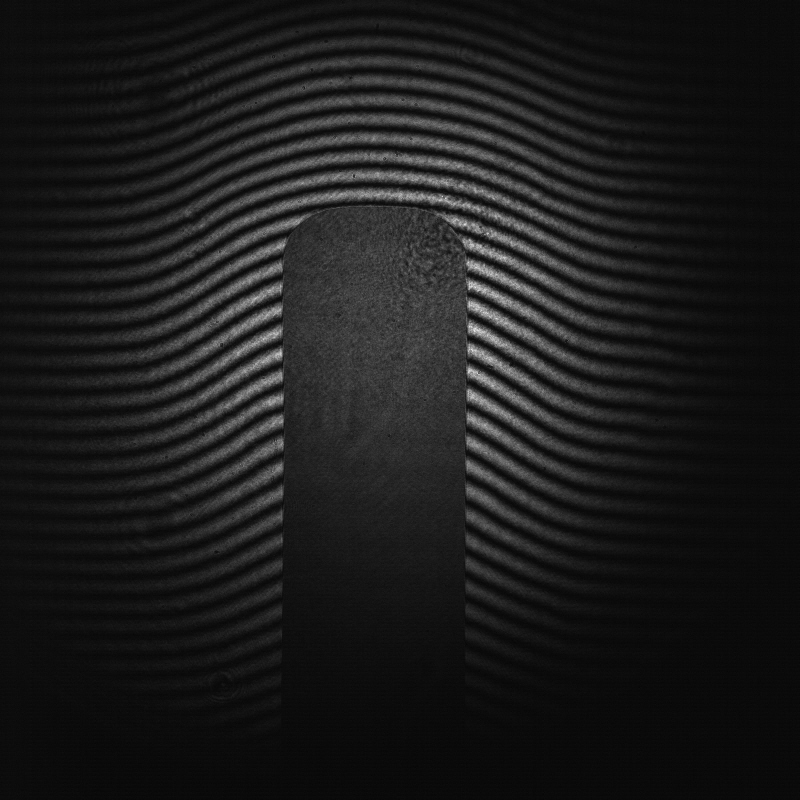
#> input picture glowPlugShot4/images/phi=0.9_frame0.jpg, 800 x 800 px; its folder holds 4 pictures in this run
$ python crop_images.py   (older library calls are emulated)
#> lines starting #> are read from the running program, lines starting #| are printed output that depends on the picture
import numpy as np
from matplotlib import pyplot as plt
from skimage import io

import sys,os,os.path

imageFileBase = 'phi=0.9_frame'
frameNums = [0, 1, 2, 3, 4, 5, 10]
h = 500
w = 550
x_off = 100
y_off = 25

if not os.path.exists('cropped'):
    os.makedirs('cropped')

frameNums = map(str,frameNums)
for i in frameNums:
    imageFilename = ('images/' + imageFileBase + i + '.jpg')
    cropFilename = ('cropped/' + imageFileBase + i + '_crop.jpg')
    img = io.imread(imageFilename, as_grey=True)
#> img is the input picture: shape (800, 800); min 5, max 231, mean 27.6
    crop = img[ y_off:y_off+h, x_off:x_off+w]
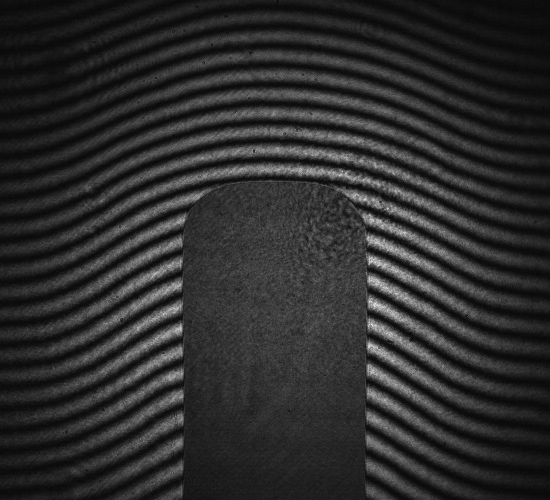
#> crop: shape (500, 550); min 6, max 231, mean 44.5
    io.imsave(cropFilename, crop)
#> pass 2 of the loop `for i in frameNums:`:
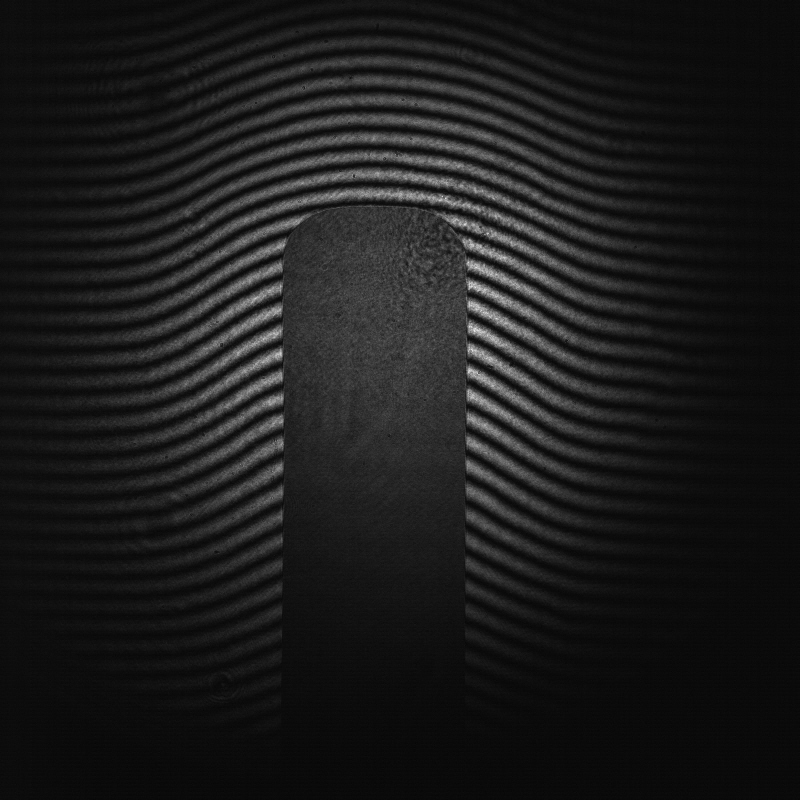
#> input picture glowPlugShot4/images/phi=0.9_frame1.jpg, 800 x 800 px
#> img is the input picture: shape (800, 800); min 6, max 232, mean 27.6
#> `crop = img[ y_off:y_off+h, x_off:x_off+w]`:
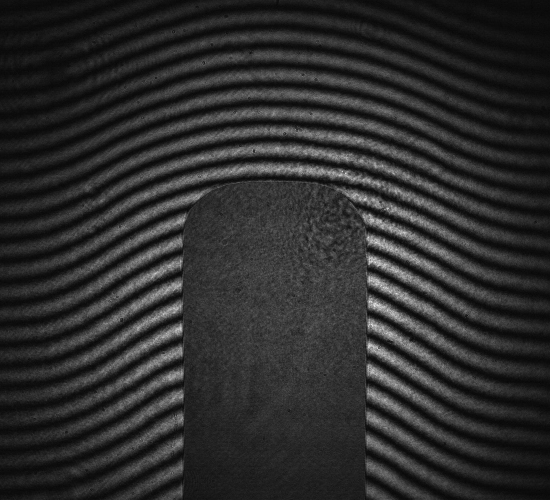
#> crop: shape (500, 550); min 7, max 232, mean 44.5
#> pass 3 of the loop `for i in frameNums:`:
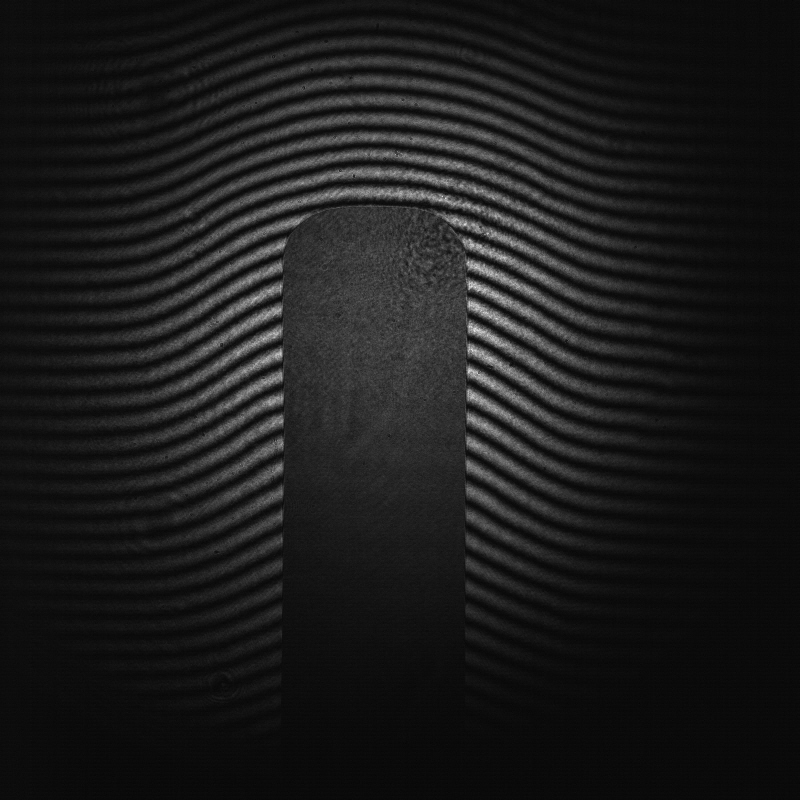
#> input picture glowPlugShot4/images/phi=0.9_frame2.jpg, 800 x 800 px
#> img is the input picture: shape (800, 800); min 5, max 232, mean 27.6
#> `crop = img[ y_off:y_off+h, x_off:x_off+w]`:
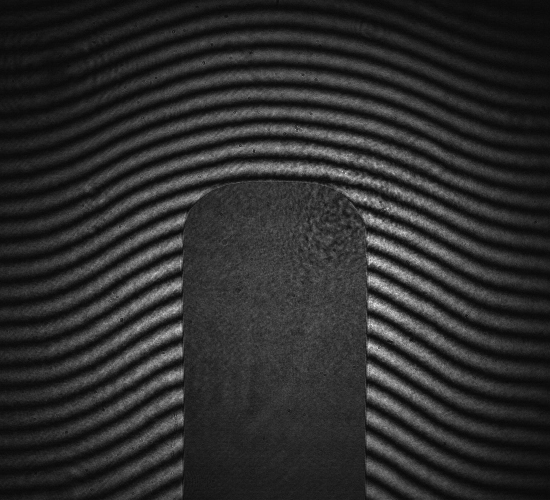
#> crop: shape (500, 550); min 7, max 232, mean 44.4
#> (the run stopped early here; a loop or call above may not have finished)
